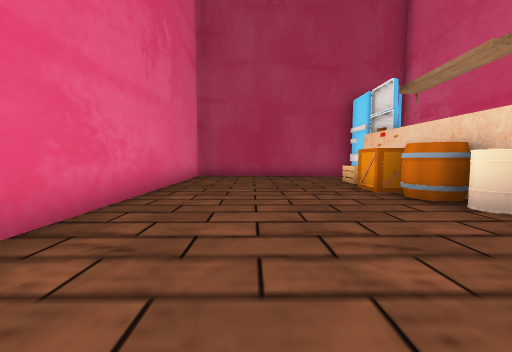
view 1 (above)

14 first-person views from a walk through a Unity game level. The camera is 1.5 m above the floor, tilts 4° down and sees 90° across. The floor is counted in squares, 2 m on a side. Each view is taken from the middle of a square. On the plan, view 1 faces up. The plan holds only what a view shows up to about 9 squares ahead; the rest is blank. The player is left out.

view 2
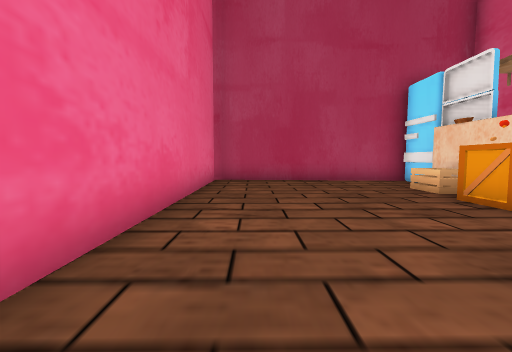

view 3
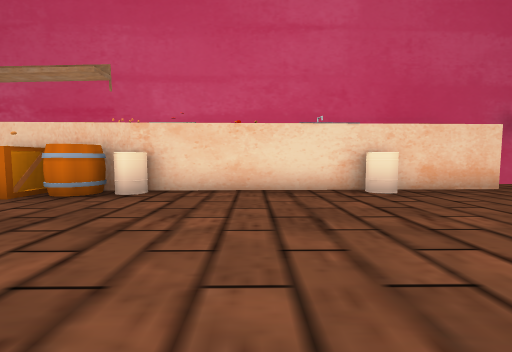

view 4
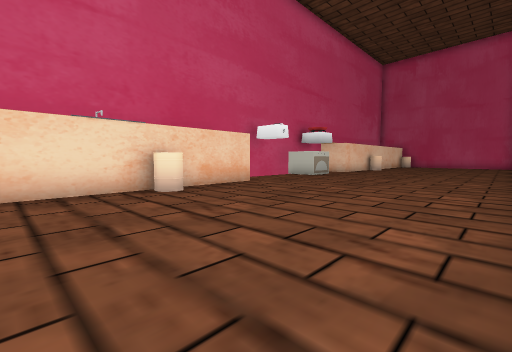

view 5
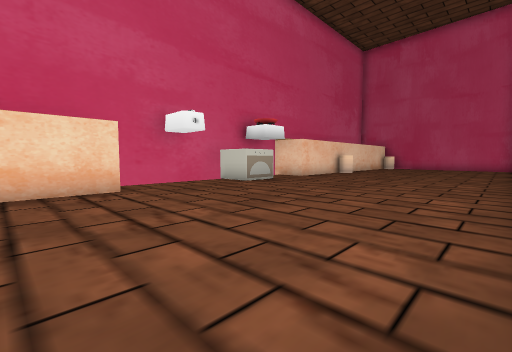

view 6
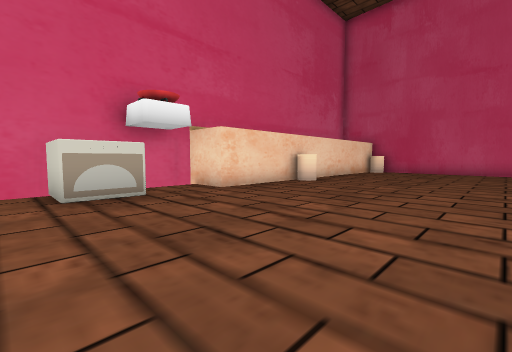

view 7
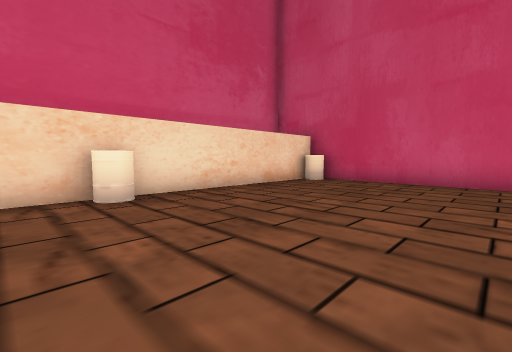

view 8
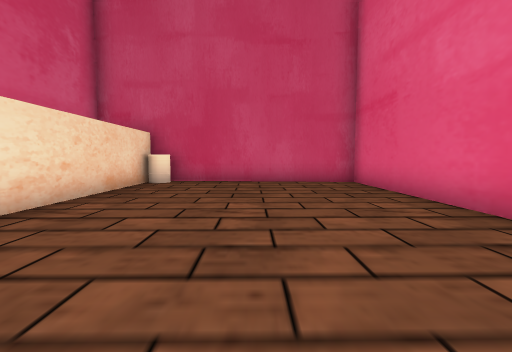

view 9
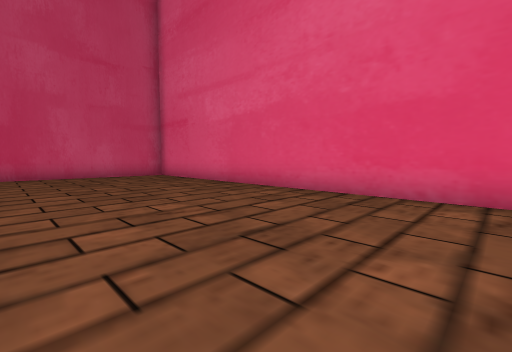

view 10
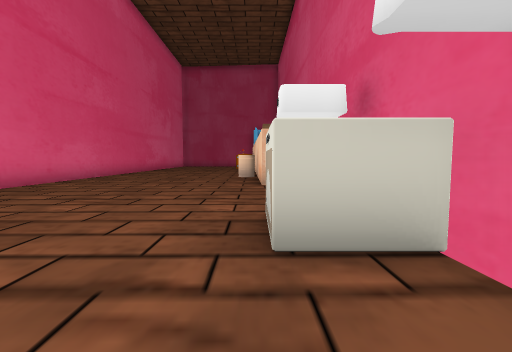

view 11
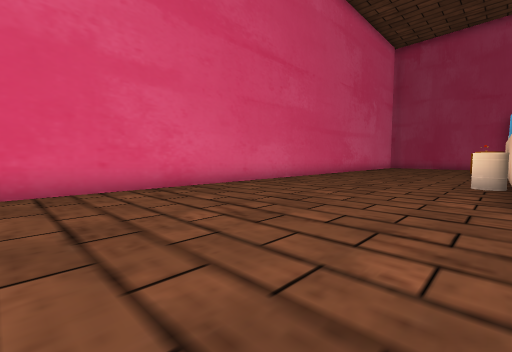

view 12
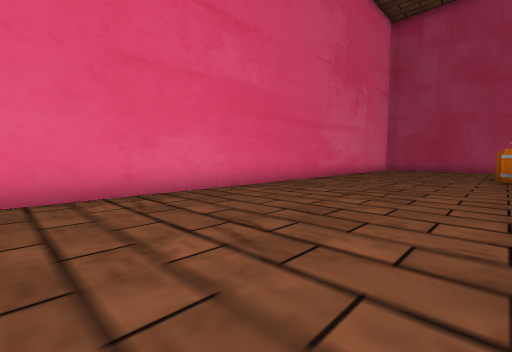

view 13
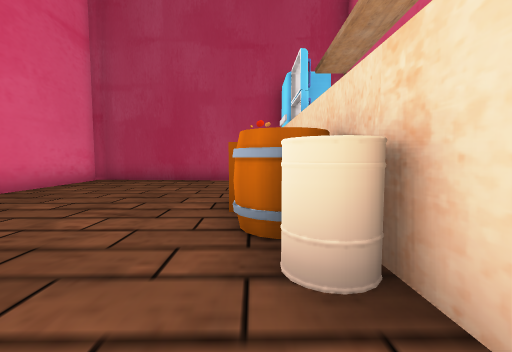

view 14
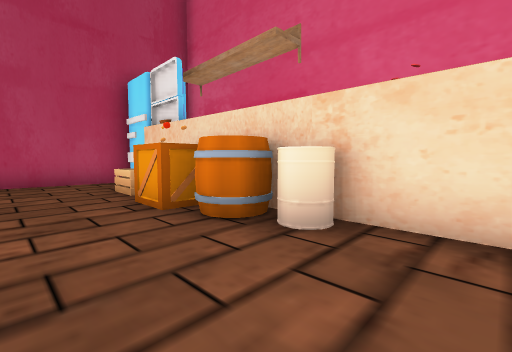

### Floor plan
Points are (right, up) in squares from view 1. A wall is a line through its corners. A room is listed if a view was taken in it or the views show most of it. See-through windows are left out.
Room 1 (views 1, 2, 3, 4, 5, 6, 7, 8, 9, 10, 11, 12, 13, 14)
walls: (4.2, -5) (3.9, 4.7); (6.1, -8.8) (6.1, -5.4); (6.1, -10) (6.1, -9.1); (6.1, -12.3) (6.1, -10.8); (-2.1, -17.9) (-2.1, -22) (3.5, -22.4); (3.8, 8) (3.7, 8.5); (4.4, -21.2) (4.3, -12) (5.8, -12); (4.1, 10.4) (-2.7, 10.9); (-2.4, 10.6) (-2.2, -15)
objects: other object (3, 5); crate (3, 7); other object (3, 8); bin (4, -22); bin (4, -15); bin (4, -2); bin (4, 4); other object (4, 9) to (5, 10); oven (5, -10) to (5, -9)

Where each view was taken, in squares from view 1:
view 1: 0 up, 0 right, facing up
view 2: 2 up, 1 left, facing up
view 3: 1 up, 2 left, facing right
view 4: 1 up, 2 left, facing down-right
view 5: 3 down, 2 left, facing down-right
view 6: 8 down, 1 left, facing down-right
view 7: 14 down, 1 left, facing down-right
view 8: 14 down, 1 right, facing down
view 9: 11 down, 3 right, facing down-left
view 10: 12 down, 4 right, facing up
view 11: 10 down, 4 right, facing up-left
view 12: 6 down, 3 right, facing up-left
view 13: 2 up, 3 right, facing up
view 14: 2 up, 1 right, facing up-right
